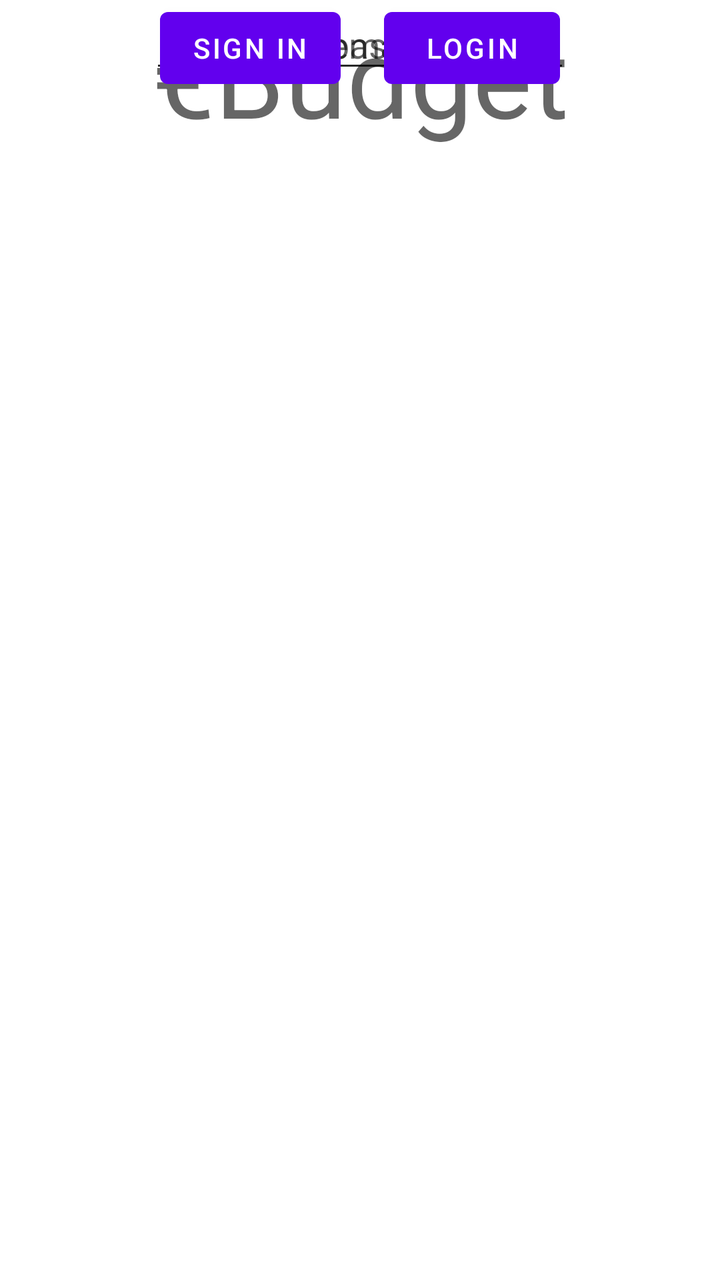
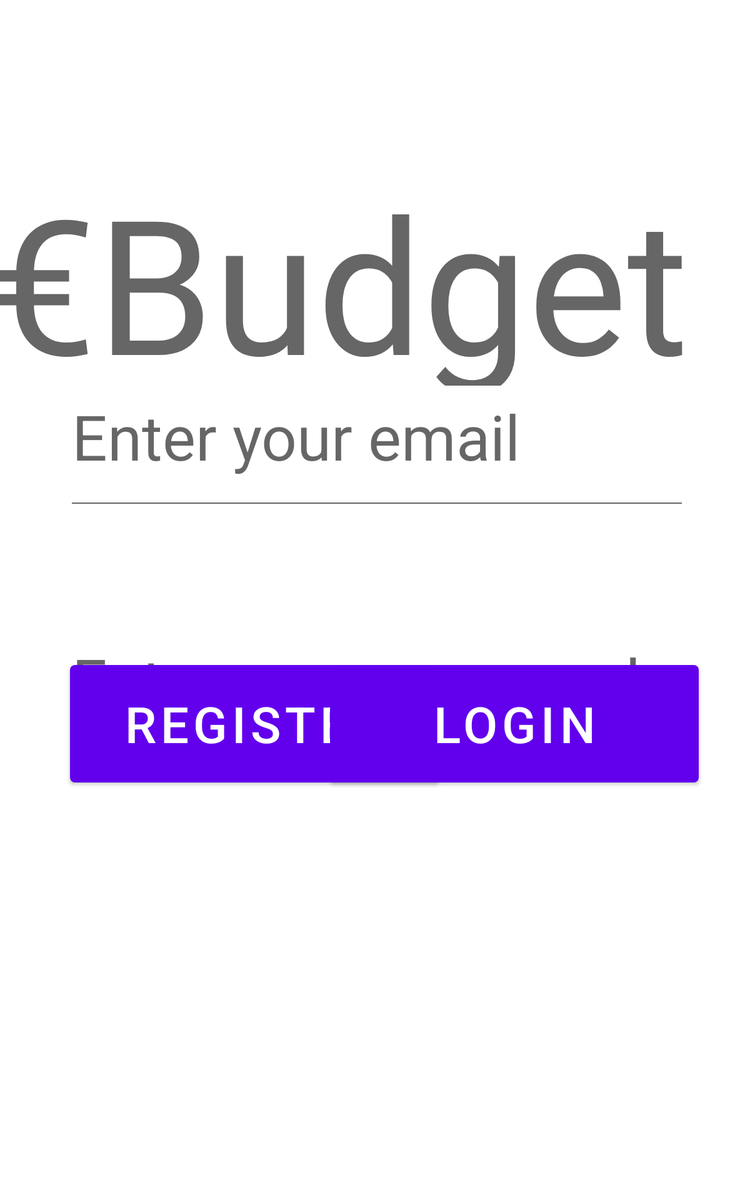

One screen, two layout resources from the same app: the default and the repository's alternative for another configuration. Each is rendered where Android would select it; the XML of both is given below.
<!-- AndroidManifest.xml: application theme Theme.Ebudget -->
<!-- res/layout/activity_login.xml -->
<?xml version="1.0" encoding="utf-8"?>
<androidx.constraintlayout.widget.ConstraintLayout xmlns:android="http://schemas.android.com/apk/res/android"
    xmlns:app="http://schemas.android.com/apk/res-auto"
    xmlns:tools="http://schemas.android.com/tools"
    android:layout_width="match_parent"
    android:layout_height="match_parent"
    tools:context=".Login">

    <EditText
        android:id="@+id/email"
        android:layout_width="wrap_content"
        android:layout_height="wrap_content"
        android:ems="10"
        android:hint="Enter your email"
        android:inputType="textEmailAddress"
        app:layout_constraintEnd_toEndOf="parent"
        app:layout_constraintStart_toStartOf="parent"
        tools:layout_editor_absoluteY="284dp" />

    <EditText
        android:id="@+id/password"
        android:layout_width="wrap_content"
        android:layout_height="wrap_content"
        android:ems="10"
        android:hint="Enter your password"
        android:inputType="textPassword"
        app:layout_constraintEnd_toEndOf="parent"
        app:layout_constraintStart_toStartOf="parent"
        tools:layout_editor_absoluteY="355dp" />

    <Button
        android:id="@+id/button"
        android:layout_width="wrap_content"
        android:layout_height="wrap_content"
        android:layout_marginStart="80dp"
        android:text="Sign In"
        app:layout_constraintStart_toStartOf="parent"
        tools:layout_editor_absoluteY="471dp" />

    <Button
        android:id="@+id/button2"
        android:layout_width="wrap_content"
        android:layout_height="wrap_content"
        android:layout_marginEnd="80dp"
        android:text="Login"
        app:layout_constraintEnd_toEndOf="parent"
        tools:layout_editor_absoluteY="471dp" />

    <TextView
        android:id="@+id/textView"
        android:layout_width="wrap_content"
        android:layout_height="wrap_content"
        android:text="€Budget"
        android:textAppearance="@style/TextAppearance.AppCompat.Display3"
        app:layout_constraintEnd_toEndOf="parent"
        app:layout_constraintStart_toStartOf="parent"
        tools:layout_editor_absoluteY="105dp" />
</androidx.constraintlayout.widget.ConstraintLayout>
<!-- resources referenced by this layout -->
<resources>
  <style name="Theme.Ebudget" parent="Theme.MaterialComponents.DayNight.DarkActionBar">
          
          <item name="colorPrimary">@color/purple_500</item>
          <item name="colorPrimaryVariant">@color/purple_700</item>
          <item name="colorOnPrimary">@color/white</item>
          
          <item name="colorSecondary">@color/teal_200</item>
          <item name="colorSecondaryVariant">@color/teal_700</item>
          <item name="colorOnSecondary">@color/black</item>
          
          <item name="android:statusBarColor" tools:targetApi="l">?attr/colorPrimaryVariant</item>
          
      </style>
</resources>
<!-- res/layout-sw600dp/activity_login.xml (the repository's variant of the layout above) -->
<!-- drawn on a 7-inch tablet held upright -->
<?xml version="1.0" encoding="utf-8"?>
<androidx.constraintlayout.widget.ConstraintLayout xmlns:android="http://schemas.android.com/apk/res/android"
    xmlns:app="http://schemas.android.com/apk/res-auto"
    xmlns:tools="http://schemas.android.com/tools"
    android:layout_width="match_parent"
    android:layout_height="match_parent"
    tools:context=".Login">

    <EditText
        android:id="@+id/fieldEmail"
        android:layout_width="496dp"
        android:layout_height="127dp"
        android:layout_marginBottom="68dp"
        android:ems="10"
        android:hint="Enter your email"
        android:inputType="textEmailAddress"
        android:textSize="50dp"
        app:layout_constraintBottom_toTopOf="@+id/fieldPassword"
        app:layout_constraintEnd_toEndOf="parent"
        app:layout_constraintHorizontal_bias="0.516"
        app:layout_constraintStart_toStartOf="parent"
        app:layout_constraintTop_toBottomOf="@+id/textView"
        app:layout_constraintVertical_bias="1.0" />

    <EditText
        android:id="@+id/fieldPassword"
        android:layout_width="496dp"
        android:layout_height="127dp"
        android:ems="10"
        android:hint="Enter your password"
        android:inputType="textPassword"
        android:textSize="50dp"
        app:layout_constraintBottom_toBottomOf="parent"
        app:layout_constraintEnd_toEndOf="parent"
        app:layout_constraintHorizontal_bias="0.516"
        app:layout_constraintStart_toStartOf="parent"
        app:layout_constraintTop_toTopOf="parent"
        app:layout_constraintVertical_bias="0.575" />

    <Button
        android:id="@+id/emailCreateAccountButton"
        android:layout_width="295dp"
        android:layout_height="106dp"
        android:layout_marginBottom="328dp"
        android:text="Register"
        android:textSize="40dp"
        app:layout_constraintBottom_toBottomOf="parent"
        app:layout_constraintEnd_toEndOf="parent"
        app:layout_constraintHorizontal_bias="0.184"
        app:layout_constraintStart_toStartOf="parent"
        app:layout_constraintTop_toBottomOf="@+id/fieldPassword"
        app:layout_constraintVertical_bias="1.0" />

    <Button
        android:id="@+id/emailSignInButton"
        android:layout_width="295dp"
        android:layout_height="106dp"
        android:layout_marginBottom="328dp"
        android:text="Login"
        android:textSize="40dp"
        app:layout_constraintBottom_toBottomOf="parent"
        app:layout_constraintEnd_toEndOf="parent"
        app:layout_constraintHorizontal_bias="0.865"
        app:layout_constraintStart_toStartOf="parent"
        app:layout_constraintTop_toBottomOf="@+id/fieldPassword"
        app:layout_constraintVertical_bias="1.0" />

    <TextView
        android:id="@+id/textView"
        android:layout_width="615dp"
        android:layout_height="183dp"
        android:layout_marginTop="116dp"
        android:text="€Budget"
        android:textAppearance="@style/TextAppearance.AppCompat.Display3"
        android:textSize="150dp"
        app:layout_constraintBottom_toTopOf="@+id/fieldPassword"
        app:layout_constraintEnd_toEndOf="parent"
        app:layout_constraintHorizontal_bias="0.502"
        app:layout_constraintStart_toStartOf="parent"
        app:layout_constraintTop_toTopOf="parent"
        app:layout_constraintVertical_bias="0.054" />
</androidx.constraintlayout.widget.ConstraintLayout>
